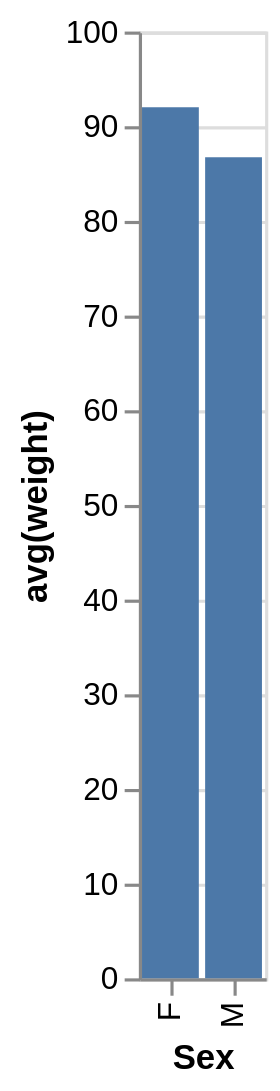

Describe this chart as a Vega-Lite specification.
### Vega-Lite specification from a JSON file in a GitHub repository (floating-point values rounded to 4 significant figures)
{"data": {"values": [{"x_data": "F", "y_data": 92}, {"x_data": "M", "y_data": 86.71}]}, "mark": "bar", "encoding": {"x": {"field": "x_data", "type": "nominal", "title": "Sex", "sort": {"op": "sum", "field": "y_data", "order": "descending"}}, "y": {"field": "y_data", "type": "quantitative", "title": "avg(weight)"}}}
